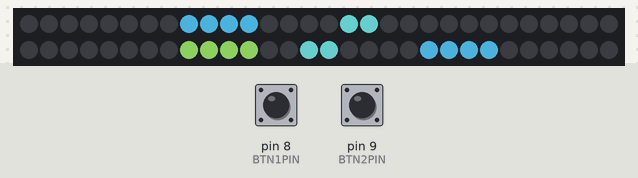
This sketch was run on a simulated Arduino Uno, built with avr-gcc and run on an emulated ATmega328P. Parts: 60 RGB LEDs in strip order, left to right, continuing on the next row. Inputs (shaded band) come from the test bench; at power-on: pin 8 (BTN1PIN) HIGH, pin 9 (BTN2PIN) HIGH. Dim RGB values are drawn brighter than linear; the local clock reads 2024-03-15 10:24:30 at power-on unless the sketch sets it; random numbers use the default seed unless the sketch sets one.

Above: at 0.1 s.
1.3 s: pin 8 (BTN1PIN) pulled LOW for 0.15 s
At 1.85 s:
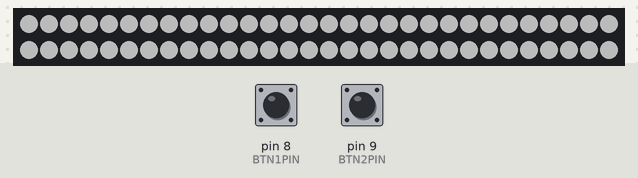
3.5 s: pin 9 (BTN2PIN) pulled LOW for 0.15 s
At 4.3 s:
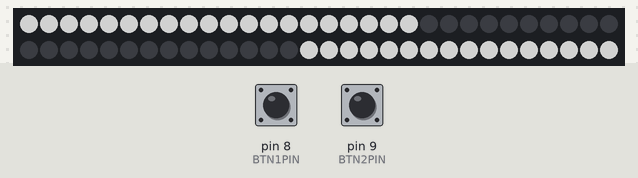
6.1 s: pin 8 (BTN1PIN) pulled LOW for 0.15 s
At 7.4 s:
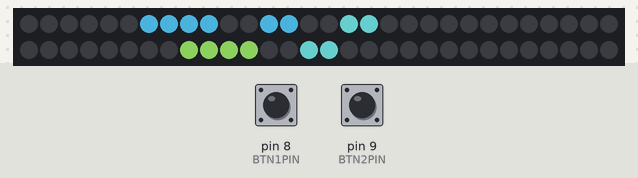
8.0 s: pin 9 (BTN2PIN) pulled LOW for 1 s
At 8.86 s:
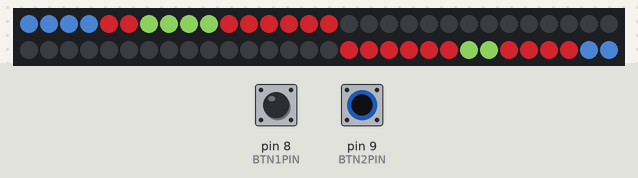
11.0 s: pin 9 (BTN2PIN) pulled LOW for 0.15 s
At 12.6 s:
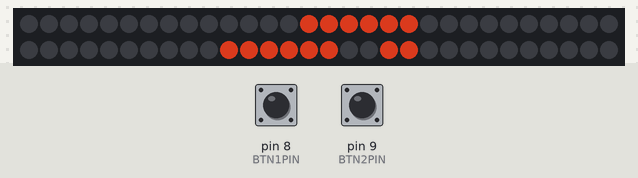
12.9 s: pin 8 (BTN1PIN) pulsed LOW 5 times (0.12 s each, 0.3 s apart)
At 13.6 s:
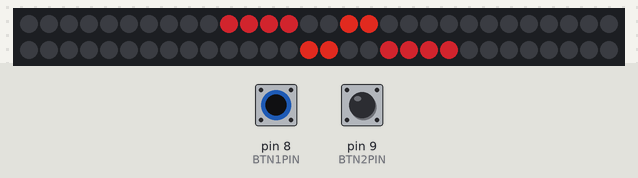
Timing chart, 0 to 15.9 s (numbered marks = the images above; inputs shaded):
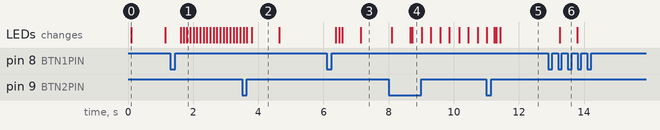

Measured:
- after the input at 6.1 s, the LEDs: first change after 0.28 s (image 3 shows a later state)
- after the input at 12.9 s, the LEDs: change after 0.35 s (image 6)
- what the display in image 2 shows lasts 0.8 s, from 3.8 s to 4.6 s

The sketch:

BitLeaf.ino
```cpp
//================================
// Main Code
//================================

#include <Adafruit_NeoPixel.h>
#include <ThreeWire.h>
#include <RtcDS1302.h>

#include "definitions.h"
#include "displayHandler.h"
#include "clock.h"
#include "light.h"

// ================================
// Main
// ================================

void setup() {
  rtc.Begin();
  rtc.SetIsRunning(true);

  pixels.begin();
  pixels.setBrightness(255);

  Serial.begin(38400);

  pinMode(BTN1PIN, INPUT_PULLUP);
  pinMode(BTN2PIN, INPUT_PULLUP);

  mode = defaultMode;
  randomSeed(analogRead(A3));
}

void loop() {
  int btnMap = getBtnMap();
  Packet packet = receivePacket();

  if(btnMap == prevBtnMap) btnMap = 0;
  else prevBtnMap = btnMap;

  if(packet.header[1] == 'S') changePacketSetting(packet);

  runMode(btnMap);
  pixels.show();
}

// ================================
// Modes
// ================================

void runMode(int btnMap)
{
  switch(mode)
  {
    case LIGHT:
      modeLight(btnMap);
      break;

    case CLOCK:
      modeClock(btnMap);
      break;

    case EFFECTS:
      modeEffects(btnMap);
      break;
  }
}

void modeEffects(int btnMap)
{

}

// ================================
// Util
// ================================

int getBtnMap()
{
  int btnMap = 0b0000;

  for(int i = 0; i < 2; i++)
  {
    btnMap = btnMap << 2;

    if(digitalRead(btnPins[i]) == LOW)
    {
      if(!btnJustPressed[i]) {btnJustPressed[i] = true; btnTimer[i] = millis();}
      int cTime = millis();

      if((cTime - btnTimer[i] > LONGPRESSTIME) && (btnJustLongPressed[i] == false))
      {btnJustLongPressed[i] = true;
        btnMap |= 0b10;
      }
    }
    else
    {
      if(btnJustPressed[i])
      {
        if(btnJustLongPressed[i]) btnJustLongPressed[i] = false;
        else btnMap |= 0b01;

        btnJustPressed[i] = false;
      }
    }
  }

  return btnMap;
}

void changeMode(int newMode, Adafruit_NeoPixel pixels)
{
  clearLamp();
  mode = newMode;

  pixels.show();
}

// ================================
// Settings
// ================================

void printPacket(Packet packet)
{
  Serial.print("Header: ");
  Serial.print(packet.header[0], HEX);
  Serial.print(" ");
  Serial.println(packet.header[1], HEX);

  Serial.print("Command: ");
  Serial.println(packet.command, HEX);

  Serial.print("Length: ");
  Serial.println(packet.len, HEX);

  Serial.print("Arguments: ");
  for(int i = 0; i < packet.len; i++) Serial.print(String(packet.args[i], HEX) + " ");
  Serial.println();
  Serial.println();
}

void printBuffer(byte* buf, int len)
{
  for(int i = 0; i < len; i++) Serial.print(String(buf[i], HEX) + " ");
  Serial.println();
}

Packet receivePacket()
{
  byte packetBuffer[16] = {0};
  Packet packet;
  int i = 3;

  if(Serial.available() > 2)
  {
    packetBuffer[0] = Serial.read();
    packetBuffer[1] = Serial.read();
    packetBuffer[2] = Serial.read();

    if(packetBuffer[0] != 'L') return packet;

    while((i - 3) < (packetBuffer[2] + 1))
    {
      packetBuffer[i] = Serial.read();
      i++;
    }

    packet = Packet(packetBuffer);
    Serial.print("Packet buffer: ");
    printBuffer(packetBuffer, 16);
    Serial.println("Received packet: \n--------------------------------");
    printPacket(packet);
  }

  return packet;
}

void* getSettingFromID(byte id)
{
  Serial.print("Looking up SettingID ");
  Serial.println(id, HEX);

  switch(id)
  {
  case CLOCK_12HOUR:
    Serial.println("Changing setting CLOCK_12HOUR");
    return &clock_12hour;

  case CLOCK_FILLLIGHT:
    return &clock_fillLightOff;

  case CLOCK_FILLOFF:
    return &clock_fillOffBits;

  case CLOCK_AUTOBRIGHTNESS:
    return &clock_autobrightness;

  case LIGHT_MOTION:
    return &light_slightMotion;

  case LIGHT_TEMPERATURE:
    return &light_temperature;

  case LIGHT_AUTOBRIGHTNESS:
    return &light_autobrightness;

  default:
    return NULL;
  }
}

void changePacketSetting(Packet packet)
{
  if(packet.command == 0x01)
  {
    RtcDateTime dt = RtcDateTime((packet.args[0] << 8) + packet.args[1], packet.args[2], packet.args[3], packet.args[4], packet.args[5], packet.args[6]);
    rtc.SetDateTime(dt);
  }
  else
  {
    void* setting = getSettingFromID(packet.command);
    memcpy(setting, &packet.args, packet.len);
  }
}
```

clock.h
```cpp
//================================
// Clock Mode
//================================

int  subMode           = CLOCK_CLOCK;
int  prevSubMode       = CLOCK_CLOCK;
int  subModeBeforeTime = CLOCK_CLOCK;

RtcDateTime dt;
int  currSetting  = 0;
int  settingTimer = 0;
bool blinkOn      = false;

int settingTime[6] = {0};
int maxSettingTime[6] = {2100, 12, 31, 23, 59, 59};
int minSettingTime[6] = {2000,  1,  1,  0,  0,  0};
int currSettingTime = 0;

// Functions
void changeSubMode(int newSubMode)
{
  clearLamp();
  prevSubMode = subMode;
  subMode = newSubMode;

  pixels.show();
}

void changeSetting(int id)
{
  switch(id)
  {
  case CLOCK_TIME:
    settingTime[0] = dt.Year();
    settingTime[1] = dt.Month();
    settingTime[2] = dt.Day();
    settingTime[3] = dt.Hour();
    settingTime[4] = dt.Minute();
    settingTime[5] = dt.Second();

    subModeBeforeTime = prevSubMode;
    changeSubMode(CLOCK_CHANGETIME);
    break;

  case CLOCK_12HOUR:
    clock_12hour = !clock_12hour;
    break;

  case CLOCK_FILLLIGHT:
    clock_fillLightOff = !clock_fillLightOff;
    break;

  case CLOCK_FILLOFF:
    clock_fillOffBits = !clock_fillOffBits;
    break;

  case CLOCK_AUTOBRIGHTNESS:
    clock_autobrightness = !clock_autobrightness;
    break;
  }
}

void setLampColor(Col col)
{
  setPanel(0, col);
  setPanel(1, col);
  setPanel(8, col);
  setPanel(9, col);
}

void displayClock(Col offCol, float brightness)
{
  dt = rtc.GetDateTime();

  Col hourCol = clockShades[0];
  Col minCol  = clockShades[1];
  Col secCol  = clockShades[2];

  int hour = dt.Hour();
  if(clock_12hour)
  {
    bool pm = false;

    if(hour > 11) pm = true;
    else pm = false;

    if(hour > 12) hour -= 12;
    if(hour == 0) hour  = 12;

    if(pm)
    {
      hourCol = clockPMShades[0];
      minCol  = clockPMShades[1];
      secCol  = clockPMShades[2];
    }
    else
    {
      hourCol = clockAMShades[0];
      minCol  = clockAMShades[1];
      secCol  = clockAMShades[2];
    }
  }

  hourCol = changeBrightness(hourCol, brightness);
  minCol  = changeBrightness(minCol,  brightness);
  secCol  = changeBrightness(secCol,  brightness);

  binaryDisplay(hour       , 6, 2, hourCol, offCol);
  binaryDisplay(dt.Minute(), 4, 2, minCol , offCol);
  binaryDisplay(dt.Second(), 2, 2, secCol , offCol);
}

void changeTime(int btnMap)
{
  if((btnMap >> 0) & 0x1) settingTime[currSettingTime] += 1; if(settingTime[currSettingTime] > maxSettingTime[currSettingTime]) settingTime[currSettingTime] = minSettingTime[currSettingTime];
  if((btnMap >> 1) & 0x1)
  {
    dt = RtcDateTime(settingTime[0], settingTime[1], settingTime[2], settingTime[3], settingTime[4], settingTime[5]);
    rtc.SetDateTime(dt);
    delay(10);
    changeSubMode(CLOCK_SETTINGS);
  }
  if((btnMap >> 2) & 0x1) currSettingTime += 1; if(currSettingTime >= 6) currSettingTime = 0;

  Col yearCol  = clockAMShades[0];
  Col monthCol = clockAMShades[1];
  Col dayCol   = clockAMShades[2];

  Col hourCol  = clockPMShades[0];
  Col minCol   = clockPMShades[1];
  Col secCol   = clockPMShades[2];

  Col offCol   = Col(  0,   0,   0);

  clearLamp();

  if(currSettingTime == 0)
  {
    binaryDisplay(settingTime[0], 3, 4, yearCol, offCol, 12);
  }
  else if(currSettingTime == 1 || currSettingTime == 2)
  {
    binaryDisplay(settingTime[1], 5, 2, monthCol, offCol);
    binaryDisplay(settingTime[2], 3, 2, dayCol, offCol);
  }
  else
  {
    binaryDisplay(settingTime[3], 6, 2, hourCol, offCol);
    binaryDisplay(settingTime[4], 4, 2, minCol , offCol);
    binaryDisplay(settingTime[5], 2, 2, secCol , offCol);
  }
}

void modeClockClock(int btnMap)
{
  if((btnMap >> 0) & 0x1) changeSubMode(CLOCK_LIGHT);

  Col white = Col(236, 239, 244);
  Col off   = Col(  0,   0,   0);

  setLampColor(off);

  if(clock_fillOffBits) off = changeBrightness(white, 0.25);
  displayClock(off, 1.0);
}

void modeClockLight(int btnMap)
{
  if((btnMap >> 0) & 0x1) changeSubMode(CLOCK_NIGHT);

  Col white = Col(236, 239, 244);
  Col off   = Col(  0,   0,   0);

  setLampColor(white);

  if(clock_fillLightOff) off = changeBrightness(white, 0.25);
  displayClock(off, 1.0);
}

void modeClockNight(int btnMap)
{
  if((btnMap >> 0) & 0x1) changeSubMode(CLOCK_CLOCK);

  Col white = Col(236, 239, 244);
  Col off   = Col(  0,   0,   0);

  setLampColor(off);
  displayClock(off, clockNightBrightness);
}

void modeClockSettings(int btnMap)
{
  int cTime = millis();
  if(prevSubMode == CLOCK_CHANGETIME) prevSubMode = subModeBeforeTime;

  if((btnMap >> 3) & 0x1) changeSubMode(prevSubMode);
  if((btnMap >> 2) & 0x1)
  {
    currSetting++;
    if(currSetting >= numClockSettings) currSetting = 0;
    settingTimer = cTime;
    blinkOn = false;
  }
  if((btnMap >> 0) & 0x1)
  {
    changeSetting(currSetting);
    settingTimer = cTime;
    blinkOn = false;
  }

  for(int i = 0; i < numClockSettings; i++)
  {
    switch(i)
    {
    case CLOCK_12HOUR:
      if(clock_12hour) setPanel(i, trueCol);
      else setPanel(i, falseCol);
      break;

    case CLOCK_FILLLIGHT:
      if(clock_fillLightOff) setPanel(i, trueCol);
      else setPanel(i, falseCol);
      break;

    case CLOCK_FILLOFF:
      if(clock_fillOffBits) setPanel(i, trueCol);
      else setPanel(i, falseCol);
      break;

    case CLOCK_AUTOBRIGHTNESS:
      if(clock_autobrightness) setPanel(i, trueCol);
      else setPanel(i, falseCol);
      break;

    default:
      setPanel(i, miscCol);
      break;
    }
  }

  if(cTime >= settingTimer + BLINKDELAY)
  {
    settingTimer = cTime;
    blinkOn = !blinkOn;
  }

  if(!blinkOn) setPanel(currSetting, Col(0));
}

void modeClock(int btnMap)
{
  if(((btnMap >> 2) & 0x1) && subMode != CLOCK_SETTINGS && subMode != CLOCK_CHANGETIME) changeMode(LIGHT);
  if(((btnMap >> 1) & 0x1) && subMode != CLOCK_SETTINGS && subMode != CLOCK_CHANGETIME) changeSubMode(CLOCK_SETTINGS);

  switch(subMode)
  {
    case CLOCK_CLOCK:
      modeClockClock(btnMap);
      break;

    case CLOCK_LIGHT:
      modeClockLight(btnMap);
      break;

    case CLOCK_NIGHT:
      modeClockNight(btnMap);
      break;

    case CLOCK_SETTINGS:
      modeClockSettings(btnMap);
      break;

    case CLOCK_CHANGETIME:
      changeTime(btnMap);
      break;
  }
}
```

definitions.h
```cpp
//================================
// Definitions
//================================

#include <Adafruit_NeoPixel.h>

#define BTN1PIN               8
#define BTN2PIN               9

#define LONGPRESSTIME         500

#define SENSORPIN             A0

#define LEDPIN                12
#define NUMPIXPERPANEL        6
#define NUMPANELS             10
#define NUMPIXELS             NUMPANELS * NUMPIXPERPANEL

#define BRIGHTNESSSTEPS       8
#define MAXSTATICTIME         10000
#define MAXFADEDOUTTIME       7500
#define MINFADINGTIME         500
#define MAXFADINGTIME         2000

#define BLINKDELAY            250

//================================
// Enums
//================================

enum mainModes
{
  CLOCK,
  LIGHT,
  EFFECTS
};

enum clockModes
{
  CLOCK_CLOCK,
  CLOCK_LIGHT,
  CLOCK_NIGHT,
  CLOCK_SETTINGS,
  CLOCK_CHANGETIME
};

enum lightModes
{
  LIGHT_LIGHT,
  LIGHT_SETTINGS
};

enum lightMotionStages
{
  MOTION_HIGH,
  MOTION_DECAY,
  MOTION_LOW,
  MOTION_RISE
};

enum settingIDs
{
  CLOCK_TIME,
  CLOCK_12HOUR,
  CLOCK_FILLLIGHT,
  CLOCK_FILLOFF,
  CLOCK_AUTOBRIGHTNESS,
  LIGHT_MOTION,
  LIGHT_TEMPERATURE,
  LIGHT_AUTOBRIGHTNESS
};

//================================
// Structures
//================================

struct Col
{
  int r = 0;
  int g = 0;
  int b = 0;

  Col()                    {this->r = 0; this->g = 0; this->b = 0;}
  Col(int a)               {this->r = a; this->g = a; this->b = a;}
  Col(int r, int g, int b) {this->r = r; this->g = g; this->b = b;}
};

struct Packet
{
  byte header[2]= {0};
  byte len = 0;
  byte command = 0;
  byte args[12] = {0};

  Packet() {}
  Packet(byte* buf)
  {
    memcpy(&header, buf, 2);
    len = buf[2];
    command = buf[3];
    memcpy(&args, buf + 4, len);
  }
};

//================================
// Constants
//================================

int defaultMode = CLOCK;
int panelIDs[NUMPANELS][NUMPIXPERPANEL] = {
  { 1,  0, 59, 58,  2,  3},
  {57, 56,  4,  5, 54, 55},
  { 7,  6, 53, 52,  8,  9},
  {51, 50, 10, 11, 12, 13},
  {49, 48, 47, 46, 14, 15},
  {45, 44, 16, 17, 18, 19},
  {43, 42, 41, 40, 20, 21},
  {39, 38, 22, 23, 36, 37},
  {25, 24, 35, 34, 26, 27},
  {33, 32, 28, 29, 30, 31}
};

Col clockShades[3]   = {Col(163, 190, 140), Col(143, 188, 187), Col(136, 192, 208)};
Col clockAMShades[3] = {Col(204, 123,  94), Col(214, 112,  99), Col(191,  97, 106)};
Col clockPMShades[3] = {Col( 94, 129, 172), Col( 97, 166, 194), Col( 92, 181, 184)};

Col trueCol  = Col(163, 190, 140);
Col falseCol = Col(191,  97, 106);
Col miscCol  = Col(129, 161, 193);

float clockNightBrightness = 0.2f;

//================================
// Variables
//================================

Adafruit_NeoPixel pixels = Adafruit_NeoPixel(NUMPIXELS, LEDPIN, NEO_GRB + NEO_KHZ800);

ThreeWire rtcWire(3, 2, 4); //DAT, CLK, RST
RtcDS1302<ThreeWire> rtc(rtcWire);

int mode = CLOCK;

int  btnPins[2]            = {BTN1PIN, BTN2PIN};
bool btnJustPressed[2]     = {false, false};
bool btnJustLongPressed[2] = {false, false};
int  btnTimer[2]           = {0, 0};

int prevBtnMap = 0;

//================================
// Settings
//================================

int  numClockSettings     = 5; //5th is time
bool clock_12hour         = false;
bool clock_autobrightness = false;
bool clock_fillLightOff   =  true;
bool clock_fillOffBits    = false;

int  numLightSettings     = 3;
bool light_autobrightness = false;
bool light_slightMotion   = true;
int  light_temperature    = 0;
```

displayHandler.h
```cpp
//================================
// Display Handler
//================================

void setPixel(int id, Col col)
{
  pixels.setPixelColor(id, pixels.gamma32(pixels.Color(col.r, col.g, col.b)));
}

void setPanel(int id, Col col)
{
  for(int i = 0; i < NUMPIXPERPANEL; i++)
  {
    setPixel(panelIDs[id][i], col);
  }
}

void fillLamp(Col col)
{
  for(int i = 0; i < NUMPIXELS; i++)
  {
    setPixel(i, col);
  }
}

void clearLamp()
{
  fillLamp(Col(0));
}

void changeMode(int newMode)
{
  clearLamp();
  mode = newMode;

  pixels.show();
}

Col changeBrightness(Col col, float brightness)
{
  Col ret = col;

  ret.r = round(ret.r * brightness);
  ret.g = round(ret.g * brightness);
  ret.b = round(ret.b * brightness);

  return ret;
}

Col downsampleColor(Col col, int colorDepth)
{
  Col ret;

  ret.r = ((colorDepth - 1) * 255 / col.r) * (255 / (colorDepth - 1));
  ret.g = ((colorDepth - 1) * 255 / col.g) * (255 / (colorDepth - 1));
  ret.b = ((colorDepth - 1) * 255 / col.b) * (255 / (colorDepth - 1));

  return ret;
}

// ================================
// Displays
// ================================

void progressDisplay(int num, Col col)
{
  if(num >= NUMPANELS) num = NUMPANELS - 1;
  num++;

  for(int i = 0; i < num; i++)
  {
    setPanel(i, col);
  }
}

void binaryDisplay(int num, int panelOffset, int numPanels, Col on, Col off, int numBits = 6)
{
  Col col;
  int resolution = (numPanels * NUMPIXPERPANEL) / numBits;

  for(int panel = 0; panel < numPanels; panel++)
  {
    for(int digit = 0; digit < 6 / resolution; digit++)
    {
      if(num & 0x1 == 1) col = on;
      else col = off;

      for(int i = 0; i < resolution; i++)
      {
        setPixel(panelIDs[panel + panelOffset][digit * resolution + i], col);
      }

      num = num >> 1;
    }
  }
}
```

light.h
```cpp
//================================
// Light Mode
//================================

int  lampBrightness = BRIGHTNESSSTEPS / 2;

bool  timerActive   = false;
int   timerLength   = 750;
int   timer         = 0;

int   motionTimer   = 0;
int   motionPanel   = 0;
int   motionStage   = 0;
float motionBright  = 1;
int   motionFade    = 0;
int   motionLow     = 0;
int   motionDelay   = 100;

float m             = 0;

//Funtions
void modeLight(int btnMap)
{
  if((btnMap >> 2) & 0x1) changeMode(CLOCK);
  if((btnMap >> 3) & 0x1) changeSubMode(LIGHT_SETTINGS);
  if((btnMap >> 0) & 0x1)
  {
    lampBrightness += 1;
    if(lampBrightness >= BRIGHTNESSSTEPS) lampBrightness = 0;

    clearLamp();

    timerActive = true;
    timer = millis();
  }

  Col white = changeBrightness(Col(255), (lampBrightness + 1) * float(1.0f / BRIGHTNESSSTEPS));

  if(timerActive)
  {
    progressDisplay(lampBrightness, white);
    if(millis() - timer >= timerLength) timerActive = false;
  }
  else if(light_slightMotion)
  {
    fillLamp(white);
    int cTime = millis();

    switch(motionStage)
    {
      case MOTION_HIGH:
        if(cTime >= motionTimer + motionDelay)
        {
          motionTimer = cTime;
          motionPanel = random(0, NUMPANELS);
          motionFade  = random(MINFADINGTIME, MAXFADINGTIME + 1);
          motionDelay = random(0, MAXSTATICTIME + 1);
          motionLow   = random(0, MAXFADEDOUTTIME + 1);

          m = 0.5 / motionFade;
          motionStage = MOTION_DECAY;
        }
        break;

      case MOTION_DECAY:
        motionBright = -m * (cTime - motionTimer) + 1;
        setPanel(motionPanel, changeBrightness(white, motionBright));

        if(motionBright <= 0.5)
        {
          motionTimer = cTime;
          motionStage = MOTION_LOW;
        }
        break;

      case MOTION_LOW:
        setPanel(motionPanel, changeBrightness(white, 0.5));

        if(cTime >= motionTimer + motionLow)
        {
          motionTimer = cTime;
          motionStage = MOTION_RISE;
        }
        break;

      case MOTION_RISE:
        motionBright = m * (cTime - motionTimer) + 0.5;
        setPanel(motionPanel, changeBrightness(white, motionBright));

        if(motionBright >= 1)
        {
          motionBright = 1;
          motionTimer = cTime;
          motionStage = MOTION_HIGH;
        }
        break;
    }
  }
  else fillLamp(white);
}
```
